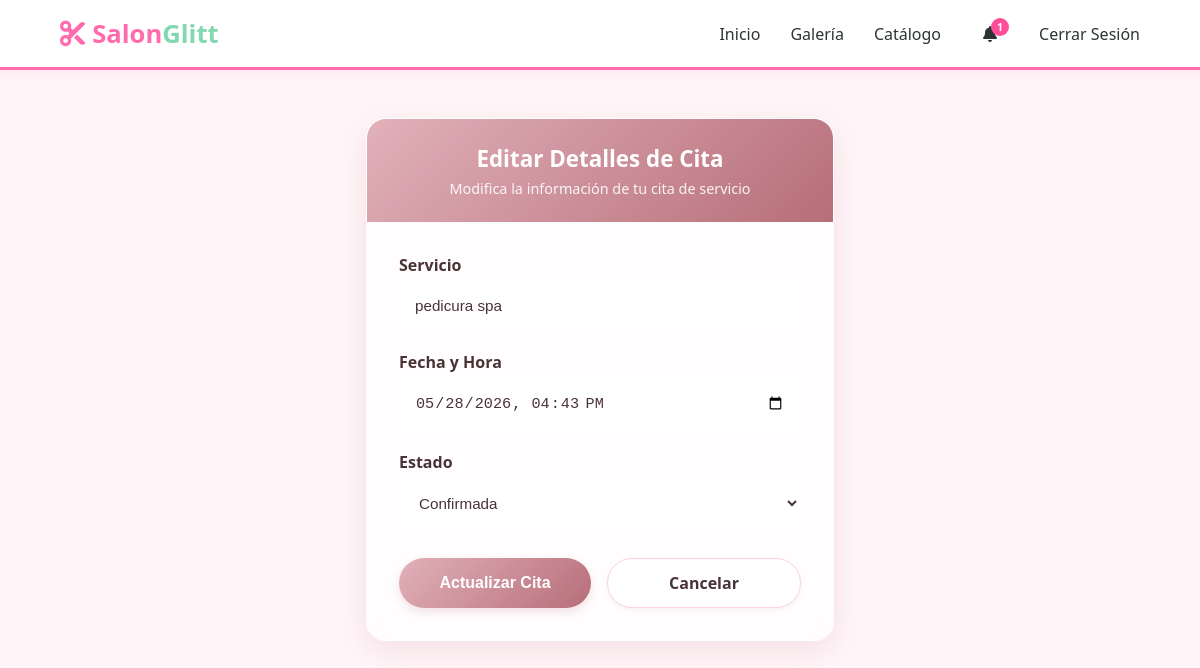
Page /Citas/citas/editar/1 (signed in) on the committed database.
### app/models/citas.py (models this page shows, shortened)
class Citas(db.Model, UserMixin):
    __tablename__ = 'citas'
    idcitas = db.Column(db.Integer, primary_key=True)
    fechahora = db.Column(db.DateTime, nullable=False)
    estado = db.Column(db.String(100), nullable=False)
    servicio = db.Column(db.String(150), nullable=True)
    idusuario = db.Column(db.Integer, db.ForeignKey('usuario.idusuario'), nullable=False)
    cliente = db.relationship('User', back_populates='citas')
    servicios = db.relationship('Servicio', back_populates='citas', uselist=False)

### app/routes/citas_route.py (the view, shortened to what this page needs)
@bp.route('/citas/editar/<int:id>', methods=['GET', 'POST'])
@login_required
def editar_cita(id):
    cita = Citas.query.get_or_404(id)
    return render_template('citas/edit.html', cita=cita)

### app/templates/citas/edit.html (shortened to what this page needs)
{% extends "base.html" %}
{% block extra_css %}
<link rel="stylesheet" href="{{ url_for('static', filename='css/crono.css') }}">
{% endblock %}
{% block content %}
<div class="appointment-form-container">
    <div class="glass-card">
        <div class="glass-card__header">
            <h4>Editar Detalles de Cita</h4>
            <p>Modifica la información de tu cita de servicio</p>
        </div>
        <div class="glass-card__body">
            <form action="{{ url_for('citas.editar_cita', id=cita.idcitas) }}" method="POST">
                <div class="form-group">
                    <label class="form-label">Servicio</label>
                    <input type="text" name="servicio" class="form-control-glass"
                           placeholder="Ej: Corte de cabello, Manicura..."
                           value="{{ cita.servicio if cita.servicio else '' }}" required>
                </div>
                <div class="form-group">
                    <label class="form-label">Fecha y Hora</label>
                    <input type="datetime-local" name="fechahora" class="form-control-glass"
                           value="{{ cita.fechahora.strftime('%Y-%m-%dT%H:%M') if cita.fechahora else '' }}" required>
                </div>
                <div class="form-group">
                    <label class="form-label">Estado</label>
                    <select name="estado" class="form-control-glass">
                        <option value="Confirmada" {% if cita.estado == 'Confirmada' %}selected{% endif %}>Confirmada</option>
                    </select>
                </div>
                <div class="form-actions">
                    <button type="submit" class="btn-confirm">Actualizar Cita</button>
                    <a href="{{ url_for('citas.crono_citas') }}" class="btn-cancel">Cancelar</a>
                </div>
            </form>
        </div>
    </div>
</div>
{% endblock %}

### app/static/css/style.css (style rules this page uses)
:root { --primary-color: #ff6bad; --secondary-color: #f8a5c2; --accent-color: #82d8b0; --dark-text: #2d3436; --light-bg: #fff5f8; --white: #ffffff; }
* { margin: 0; padding: 0; box-sizing: border-box; }
html, body { height: 100%; font-family: 'Segoe UI', Tahoma, Geneva, Verdana, sans-serif; background-color: var(--light-bg); color: var(--dark-text); }
.form-group { margin-bottom: 20px; display: flex; flex-direction: column; }
.btn-cancel { flex: 1; text-align: center; background: #eee; color: var(--dark-text); text-decoration: none; padding: 12px; border-radius: 10px; font-weight: bold; line-height: 1.5; }

### app/static/css/crono.css (style rules this page uses)
:root { --pink-pastel: #ffd1dc; --mint-pastel: #e0faf1; --rose-gold: linear-gradient(135deg, #e1b1b9 0%, #b76e79 100%); --rose-gold-solid: #b76e79; --glass-bg: rgba(255, 255, 255, 0.75); --glass-border: rgba(255, 255, 255, 0.4); --text-dark: #4a3337; --shadow: 0 10px 30px rgba(183, 110, 121, 0.15); --bg-color: #fdf5f6; }
.appointment-form-container { max-width: 500px; margin: 3rem auto; padding: 0 1rem; }
.glass-card { background: var(--glass-bg); backdrop-filter: blur(12px); -webkit-backdrop-filter: blur(12px); border: 1px solid var(--glass-border); border-radius: 20px; box-shadow: var(--shadow); overflow: hidden; }
.glass-card__header { background: var(--rose-gold); padding: 1.5rem; text-align: center; color: white; }
.glass-card__header h4 { margin: 0; font-size: 1.4rem; font-weight: 700; }
.glass-card__header p { margin: 0.3rem 0 0 0; font-size: 0.9rem; opacity: 0.9; }
.glass-card__body { padding: 2rem; }
.form-group { margin-bottom: 1.5rem; }
.form-label { display: block; font-weight: 600; margin-bottom: 0.5rem; color: var(--text-dark); }
.form-control-glass { width: 100%; padding: 12px 15px; border-radius: 12px; border: 1px solid var(--glass-border); background: rgba(255, 255, 255, 0.8); color: var(--text-dark); font-size: 0.95rem; transition: all 0.3s ease; box-sizing: border-box; }
.form-actions { display: flex; gap: 1rem; margin-top: 2rem; }
.btn-confirm { flex: 1; background: var(--rose-gold); color: white; border: none; padding: 12px; border-radius: 50px; font-weight: bold; font-size: 1rem; cursor: pointer; transition: all 0.3s ease; box-shadow: 0 4px 10px rgba(183, 110, 121, 0.2); text-align: center; }
.btn-cancel { flex: 1; background: white; color: var(--text-dark); border: 1px solid var(--pink-pastel); padding: 12px; border-radius: 50px; font-weight: bold; font-size: 1rem; text-decoration: none; text-align: center; transition: all 0.3s ease; box-shadow: 0 2px 5px rgba(0,0,0,0.05); }

### rows in the picture
Citas: servicio "pedicura spa", fechahora "05/28/2026 16:43", estado "Confirmada"

### other values in the picture
{{ no_leidas|length }} "1"
